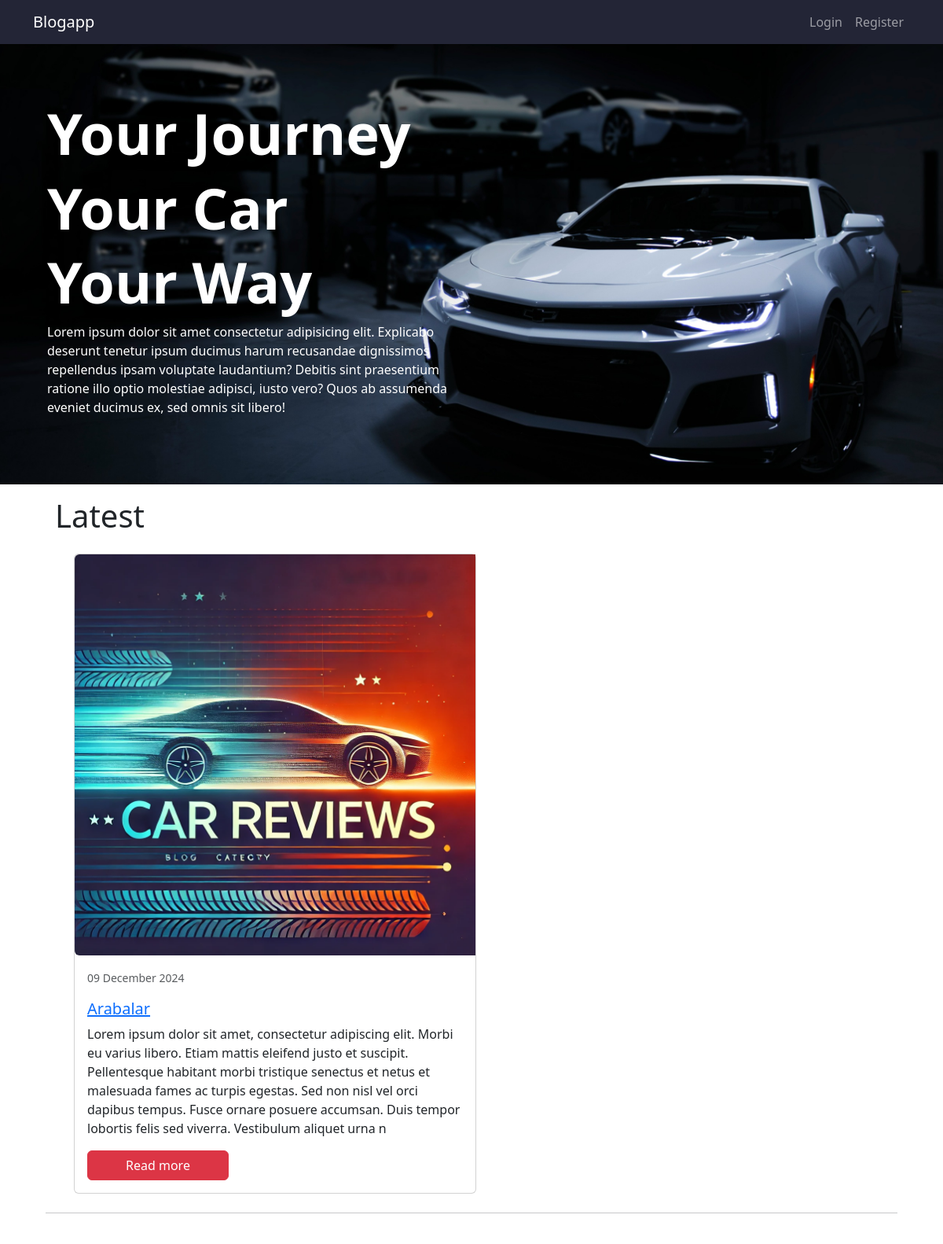
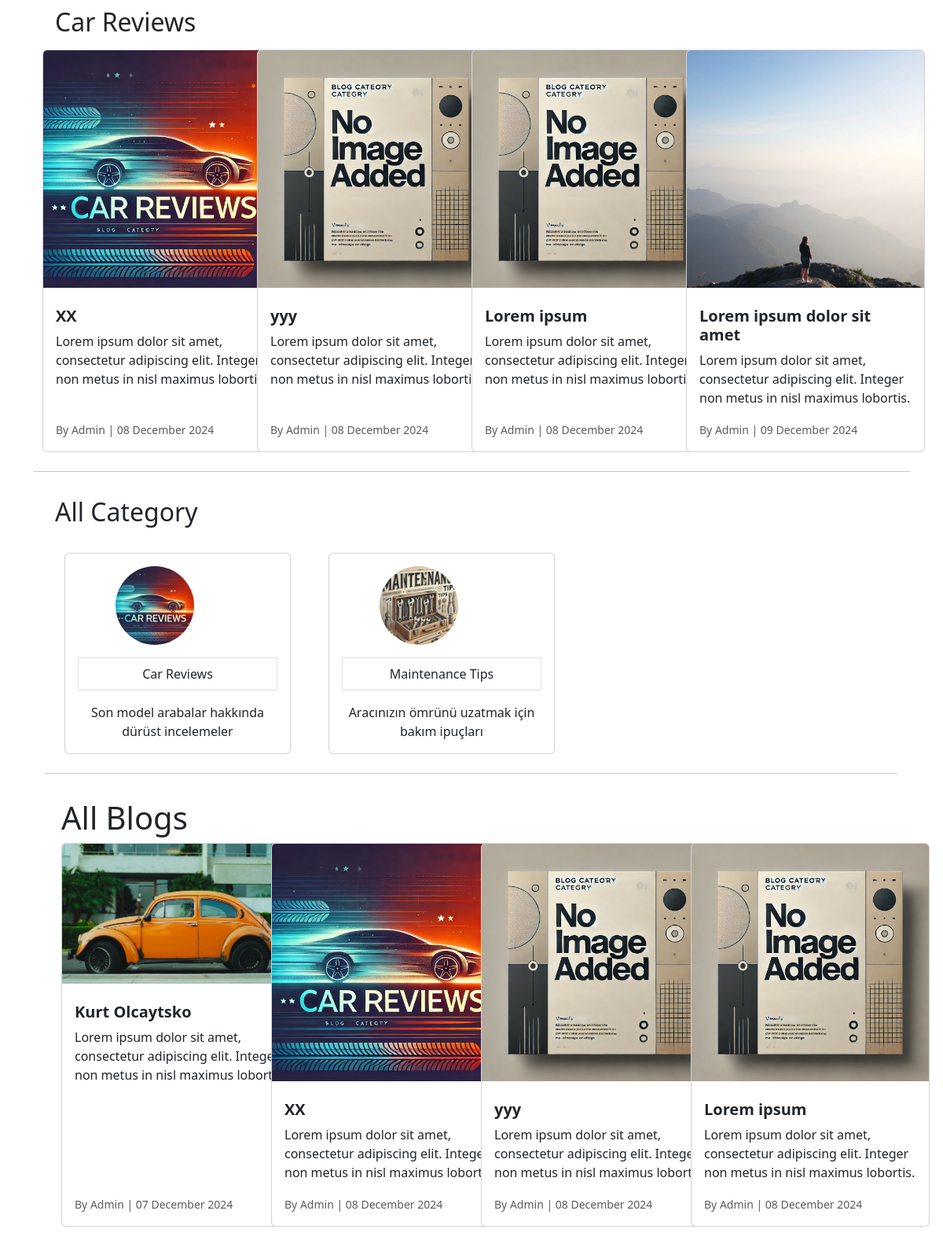
The page / (upper part) on the database its author committed (2 pictures, top to bottom).
### blog/models.py (models this page shows, shortened)
class Blog(models.Model):
    title = models.CharField(max_length=200)
    image = models.ImageField(default="fallback.webp", blank=True,upload_to="blogs")
    description = RichTextField()
    is_active = models.BooleanField(default = False)
    is_home = models.BooleanField(default = False)
    slug = models.SlugField(null=False, blank=True, unique=True, db_index=True, editable = False)
    categories = models.ManyToManyField(Category, blank = True)
    blog_date = models.DateTimeField(auto_now_add=True)
    author = models.ForeignKey(User, on_delete=models.CASCADE, default=1)
    likes = models.ManyToManyField(User, related_name='blogpost_like')

class Category(models.Model):
    name = models.CharField(max_length=150)
    slug = models.SlugField(null=False, blank=True, unique=True, db_index=True, editable=False)
    image = models.ImageField(default="fallback.webp", blank=True, upload_to="blogs")
    description = models.TextField(max_length=100, blank=True)

### blog/views.py (the view)
# urls.py: path('', views.index, name = 'home'),
def index(request):
    context = {
        "blogs": Blog.objects.filter(is_home=True, is_active=True),
        "categories": Category.objects.all(),
        "latest": Blog.objects.filter(is_home=True, is_active=True).order_by('-blog_date')
    }
    return render(request, 'blog/index.html', context)

### blog/templates/blog/index.html (shortened to what this page needs)
{%extends 'base.html'%} {% load static%} {% block css_files %}
<link rel="stylesheet" href="{% static 'blog/css/style.css' %}" />
{% endblock %} {%block title%} Homepage {%endblock%}
{% block content %}
{% include 'blog/partials/_cover.html' %}
<div class="container">
    <div class="row m-3">
        <div class="col-8">
            {% with latest|first as blog %}
                {% if blog.is_home and blog.is_active %}
                    {% include 'blog/partials/_latest.html' %}
                {% endif %}
            {% endwith %}
</div>
<div class="col-4">
</div>
<hr>
</div>
<div class="container-fluid mt-3">
<div class="row">
        {% include 'blog/partials/_blogbycategories.html' %}
        <hr>
</div>
</div>
</div>
    <div class="container">
    <div class="row m-3">
            {% include 'partials/_categories.html' %}
            <hr>
    </div>
    </div>
<div class="container px-5">
<h1 class="">All Blogs</h1>
    <div class="row">
        {% for blog in blogs %}
            {% if blog.is_home and blog.is_active %}
                <div class="col-lg-3 col-md-4 col-sm-6 mb-4">
                    {% include 'blog/partials/_blog.html' %}
                </div>
            {% endif %}
        {% endfor %}
    </div>
</div>
{% endblock %}

### blog/templates/blog/partials/_latest.html
<h1> Latest </h1>
<div class="card m-4" style="width: 32rem">
  <img src="{{ blog.image.url }}" class="img-fluid rounded-start" alt="">
  <div class="card-body">
        <p class="card-text"><small class="text-muted"> {{ blog.blog_date|date:"d F Y" }}</small></p>
          <h5 class="card-title"> <a href="{% url 'blog_details' blog.slug %}"> {{blog.title}} </a> </h5>
          <p class="card-text"> {{blog.description |striptags | safe |slice:"0:350"}}</p>
    <a href="{% url 'blog_details' blog.slug %}" class="btn btn-danger px-5"> Read more </a>
    </div>
  </div>

### blog/templates/blog/partials/_blogbycategories.html
{%load static%}
{% for category in categories %}
    {% if forloop.first %}
        <h2 class="m-3">{{ category.name }}</h2>
        <div class="row">
            {% for blog in category.blog_set.all %}
                <div class="col-lg-3 col-md-4 col-sm-6 mb-4">
                    {% include 'blog/partials/_blog.html' %}
                </div>
            {% endfor %}
        </div>
    {% endif %}
{% endfor %}

### blog/templates/blog/partials/_blog.html
{%load static%}
<div class="card h-100 d-flex flex-column" style="width: 19rem">
  <img src="{{ blog.image.url }}" class="card-img-top" alt="">
  <div class="card-body d-flex flex-column">
      <h5 class="card-title fw-bold pt-2">
        <a href="{% url 'blog_details' blog.slug %}" class="text-decoration-none text-dark">
          {{ blog.title }}
        </a>
      </h5>
      <p class="card-text flex-grow-1">{{ blog.description|striptags|safe|slice:"0:100" }}</p>
      <p class="card-text">
        <small class="text-muted">By {{ blog.author|title }} | {{ blog.blog_date|date:"d F Y" }}</small>
      </p>
  </div>
</div>

### templates/partials/_categories.html
<h2>All Category</h2>
<div class="list-group list-group-horizontal">
    {% for category in categories%}
    <div class="card m-4 " style="width: 18rem;">
        <div class="card-body mx-auto">
            <img class="card-img-top mx-5 mb-3" src="{{category.image.url}}" alt="" style="width: 100px;height: 100px;object-fit: cover;border-radius: 50%;">
            <a class="list-group-item text-center mb-3" href="{% url 'blogs_by_category' category.slug %}">{{category.name|title}}</a>
            <p class="card-text text-center"> {{category.description}} </p>
        </div>
        </div>
    {% endfor %}
</div>

### rows shown on the page
Blog: image (picture), blog_date "09 December 2024", title "Arabalar", description "Lorem ipsum dolor sit amet, consectetur adipiscing elit. Morbi eu varius libero. Etiam mattis eleifend justo et suscipit. Pellentesque habitant morbi tristique senectus et netus et malesuada fames ac turpis egestas. Sed non nisl vel orci dapibus tempus. Fusce ornare posuere accumsan. Duis tempor lobortis felis sed viverra. Vestibulum aliquet urna n"
Category: name "Car Reviews", image (picture), description "Son model arabalar hakkında dürüst incelemeler"
Blog: image (picture), title "XX", description "Lorem ipsum dolor sit amet, consectetur adipiscing elit. Integer non metus in nisl maximus lobortis.", author "Admin", blog_date "08 December 2024"
Blog: image (picture), title "yyy", description "Lorem ipsum dolor sit amet, consectetur adipiscing elit. Integer non metus in nisl maximus lobortis.", author "Admin", blog_date "08 December 2024"
Blog: image (picture), title "Lorem ipsum", description "Lorem ipsum dolor sit amet, consectetur adipiscing elit. Integer non metus in nisl maximus lobortis.", author "Admin", blog_date "08 December 2024"
Blog: image (picture), title "Lorem ipsum dolor sit amet", description "Lorem ipsum dolor sit amet, consectetur adipiscing elit. Integer non metus in nisl maximus lobortis.", author "Admin", blog_date "09 December 2024"
Category: image (picture), name "Maintenance Tips", description "Aracınızın ömrünü uzatmak için bakım ipuçları"
Blog: image (picture), title "Kurt Olcaytsko", description "Lorem ipsum dolor sit amet, consectetur adipiscing elit. Integer non metus in nisl maximus lobortis.", author "Admin", blog_date "07 December 2024"
